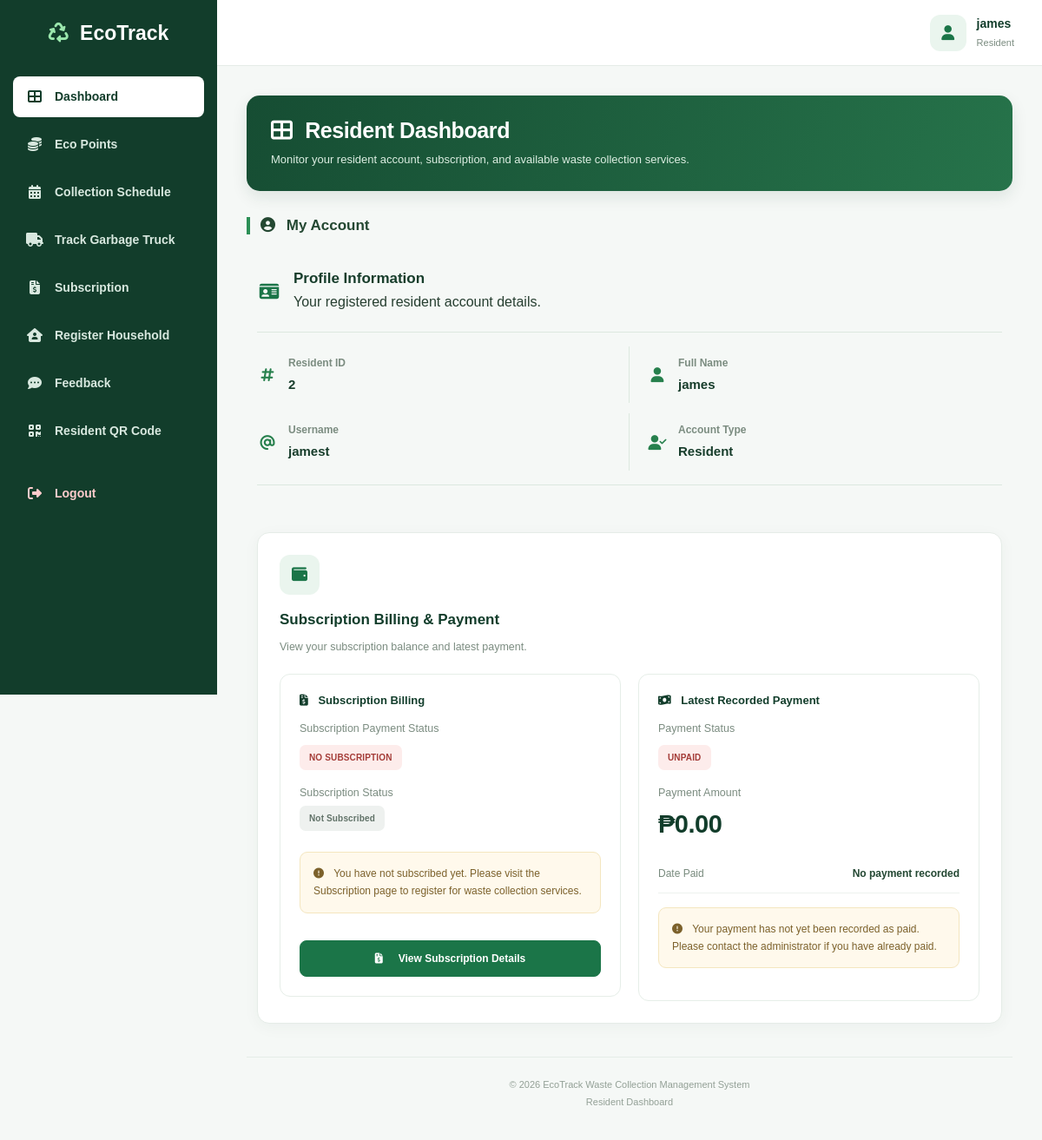
/wastesystem_/residents/dashboard.php (signed in), run on the app's committed database.
### tables this page shows
CREATE TABLE `users` (
  `id` int(11) NOT NULL,
  `fullname` varchar(255) NOT NULL,
  `users` varchar(255) NOT NULL,
  `password` varchar(255) NOT NULL,
  `role` varchar(11) NOT NULL,
  `email` varchar(255) DEFAULT NULL,
  `email_verified` tinyint(1) NOT NULL DEFAULT 0,
  `email_verified_at` datetime DEFAULT NULL,
  `address` varchar(500) NOT NULL
);

### wastesystem_/residents/dashboard.php (the view, shortened to what this page needs)
<?php
require_once "../config/database.php";
$conn->set_charset("utf8mb4");
$user_id = (int) $_SESSION["user_id"];
$stmt = $conn->prepare("
    SELECT id, fullname, users, role
    FROM users
    WHERE id = ?
    AND role = 'residents'
    LIMIT 1
");
$stmt->bind_param("i", $user_id);
$stmt->execute();
$user = $stmt->get_result()->fetch_assoc();
$subscription_sql = $conn->prepare("
    SELECT *
    FROM subscriptions
    WHERE user_id = ?
    ORDER BY id DESC
    LIMIT 1
");
$subscription_sql->bind_param("i", $user_id);
$subscription_sql->execute();
$subscription = $subscription_sql->get_result()->fetch_assoc();
$subscription_payment_status = $subscription['payment_status'] ?? 'No Subscription';
$subscription_status = $subscription['subscription_status'] ?? 'Not Subscribed';
$payment_sql = $conn->prepare("
    SELECT amount, status, paid_at
    FROM resident_payments
    WHERE user_id = ?
    ORDER BY id DESC
    LIMIT 1
");
$payment_sql->bind_param("i", $user_id);
$payment_sql->execute();
$payment = $payment_sql->get_result()->fetch_assoc();
if (!$payment) {
    $payment_status = "Unpaid";
    $payment_amount = 0;
    $paid_at = null;
} else {
    $payment_status = $payment["status"] ?? "Unpaid";
    $payment_amount = (float) ($payment["amount"] ?? 0);
    $paid_at = $payment["paid_at"] ?? null;
}
$is_paid = strtolower((string) $payment_status) === "paid";
function e($value)
{
    return htmlspecialchars(
        (string) $value,
        ENT_QUOTES,
        "UTF-8"
    );
}
$subscription_payment_badge = "status-unpaid";
$latest_payment_badge = "status-unpaid";
$subscription_status_badge = "status-default";
?>
<!DOCTYPE html>
<html lang="en">
<head>
<link rel="stylesheet" href="../assets/vendor/bootstrap/css/bootstrap.min.css">
<link rel="stylesheet" href="../assets/css/style.css">
<link rel="stylesheet"
    href="https://cdnjs.cloudflare.com/ajax/libs/font-awesome/6.5.0/css/all.min.css">
</head>
<body>
<aside class="sidebar">
    <div class="sidebar-logo">
        <h3>
            <i class="fas fa-recycle"></i>
            EcoTrack
        </h3>
    </div>
    <ul class="sidebar-menu">
        <li>
            <a href="dashboard.php" class="active">
                <i class="fas fa-th-large"></i>
                <span>Dashboard</span>
            </a>
        </li>
        <li>
            <a href="eco_points.php">
                <i class="fas fa-coins"></i>
                <span>Eco Points</span>
            </a>
        </li>
        <li>
            <a href="collection_schedule.php">
                <i class="fas fa-calendar-alt"></i>
                <span>Collection Schedule</span>
            </a>
        </li>
        <li>
            <a href="track_truck.php">
                <i class="fas fa-truck"></i>
                <span>Track Garbage Truck</span>
            </a>
        </li>
        <li>
            <a href="subscription.php">
                <i class="fas fa-file-invoice-dollar"></i>
                <span>Subscription</span>
            </a>
        </li>
        <li>
            <a href="register_household.php">
                <i class="fas fa-house-user"></i>
                <span>Register Household</span>
            </a>
        </li>
        <li>
            <a href="feedback.php">
                <i class="fas fa-comment-dots"></i>
                <span>Feedback</span>
            </a>
        </li>
        <li>
            <a href="qrcode.php">
                <i class="fas fa-qrcode"></i>
                <span>Resident QR Code</span>
            </a>
        </li>
        <li>
            <a href="../logout.php" class="logout-link">
                <i class="fas fa-sign-out-alt"></i>
                <span>Logout</span>
            </a>
        </li>
    </ul>
</aside>
<div class="main-content">
    <div class="topbar">
        <div class="resident-profile">
            <div class="profile-icon">
                <i class="fas fa-user"></i>
            </div>
            <div>
                <div class="profile-name">
                    <?= e($user["fullname"]); ?>
                </div>
                <span class="profile-role">
                    Resident
                </span>
            </div>
        </div>
    </div>
    <main class="content">
        <div class="page-heading">
            <h2>
                <i class="fas fa-th-large me-2"></i>
                Resident Dashboard
            </h2>
            <p>
                Monitor your resident account, subscription,
                and available waste collection services.
            </p>
        </div>
        <h6 class="section-title">
            <i class="fas fa-user-circle me-2"></i>
            My Account
        </h6>
        <div class="row g-4 mb-4">
            <div class="col-12">
                <section class="profile-information-card">
                    <div class="profile-card-heading">
                        <div class="dashboard-icon"><i class="fas fa-id-card"></i></div>
                        <div>
                            <h5>Profile Information</h5>
                            <p class="mb-0">Your registered resident account details.</p>
                        </div>
                    </div>
                    <div class="profile-details-grid">
                        <div class="profile-detail-item">
                            <div class="profile-detail-icon"><i class="fas fa-hashtag"></i></div>
                            <div class="profile-detail-content">
                                <span class="profile-detail-label">Resident ID</span>
                                <strong><?= e($user["id"]); ?></strong>
                            </div>
                        </div>
                        <div class="profile-detail-item">
                            <div class="profile-detail-icon"><i class="fas fa-user"></i></div>
                            <div class="profile-detail-content">
                                <span class="profile-detail-label">Full Name</span>
                                <strong><?= e($user["fullname"]); ?></strong>
                            </div>
                        </div>
                        <div class="profile-detail-item">
                            <div class="profile-detail-icon"><i class="fas fa-at"></i></div>
                            <div class="profile-detail-content">
                                <span class="profile-detail-label">Username</span>
                                <strong><?= e($user["users"]); ?></strong>
                            </div>
                        </div>
                        <div class="profile-detail-item">
                            <div class="profile-detail-icon"><i class="fas fa-user-check"></i></div>
                            <div class="profile-detail-content">
                                <span class="profile-detail-label">Account Type</span>
                                <strong>Resident</strong>
                            </div>
                        </div>
                    </div>
                </section>
            </div>
            <div class="col-12">
                <div class="dashboard-card billing-card">
                    <div class="dashboard-icon">
                        <i class="fas fa-wallet"></i>
                    </div>
                    <h5>Subscription Billing & Payment</h5>
                    <p>
                        View your subscription balance
                        and latest payment.
                    </p>
                    <div class="billing-columns">
                    <section class="billing-panel">
                        <h6 class="payment-section-title">
                            <i class="fas fa-file-invoice-dollar me-2"></i>
                            Subscription Billing
                        </h6>
                        <p class="mb-2">Subscription Payment Status</p>
                        <span class="payment-status <?= e($subscription_payment_badge); ?>">
                            <?= e(strtoupper($subscription_payment_status)); ?>
                        </span>
                        <p class="mt-3 mb-1">Subscription Status</p>
                        <span class="status-badge <?= e($subscription_status_badge); ?>">
                            <?= e($subscription_status); ?>
                        </span>
                        <?php if (!$subscription): ?>
                            <div class="warning-box mt-4">
                                <i class="fas fa-exclamation-circle me-2"></i>
                                You have not subscribed yet. Please visit the Subscription
                                page to register for waste collection services.
                            </div>
                        <?php endif; ?>
                        <a href="subscription.php"
                        class="btn btn-ecotrack w-100 mt-3">
                            <i class="fas fa-file-invoice-dollar me-2"></i>
                            View Subscription Details
                        </a>
                    </section>
                        <section class="billing-panel">
                    <h6 class="payment-section-title">
                        <i class="fas fa-money-bill-wave me-2"></i>
                        Latest Recorded Payment
                    </h6>
                    <p class="mb-2">
                        Payment Status
                    </p>
                    <span class="payment-status <?= $latest_payment_badge; ?>">
                        <?= e(strtoupper($payment_status)); ?>
                    </span>
                    <p class="mt-3 mb-1">
                        Payment Amount
                    </p>
                    <div class="payment-amount">
                        ₱<?= number_format((float) $payment_amount, 2); ?>
                    </div>
                    <div class="detail-row">
                        <span class="detail-label">
                            Date Paid
                        </span>
                        <span class="detail-value">
                            <?= ($is_paid && !empty($paid_at))
                                ? e(date("F d, Y h:i A", strtotime($paid_at)))
                                : "No payment recorded"; ?>
                        </span>
                    </div>
                    <?php if (!$is_paid): ?>
                        <div class="warning-box mt-3">
                            <i class="fas fa-exclamation-circle me-2"></i>
                            Your payment has not yet been recorded as paid.
                            Please contact the administrator if you have already paid.
                        </div>
                    <?php endif; ?>
                        </section>
                    </div>
                </div>
            </div>
        </div>
        <div class="dashboard-footer">
            © <?= date("Y"); ?> EcoTrack Waste Collection Management System
            <br>
            Resident Dashboard
        </div>
    </main>
</div>
</body>
</html>

### wastesystem_/style.css (style rules this page uses)
* { margin: 0; padding: 0; box-sizing: border-box; }
html { min-height: 100%; }
body { font-family: 'Inter', sans-serif; background: #ffffff; color: #123c2b; min-height: 100vh; overflow-x: hidden; }
.row { display: flex; align-items: center; justify-content: space-between; gap: 10px; margin: -3px 0 25px; }
html { scroll-behavior: smooth; }
body { font-family: 'Inter', sans-serif; color: #123f2a; background: #ffffff; overflow-x: hidden; }
a { text-decoration: none; color: inherit; }
.btn { display: inline-flex; align-items: center; justify-content: center; gap: 10px; border-radius: 9px; font-size: 12px; font-weight: 700; transition: all 0.25s ease; }

### data on the page
users: fullname "james", id "2", users "jamest"

### other printed values
$subscription_payment_status "NO SUBSCRIPTION"
$subscription_status "Not Subscribed"
$payment_status "UNPAID"
$payment_amount "0.00"
